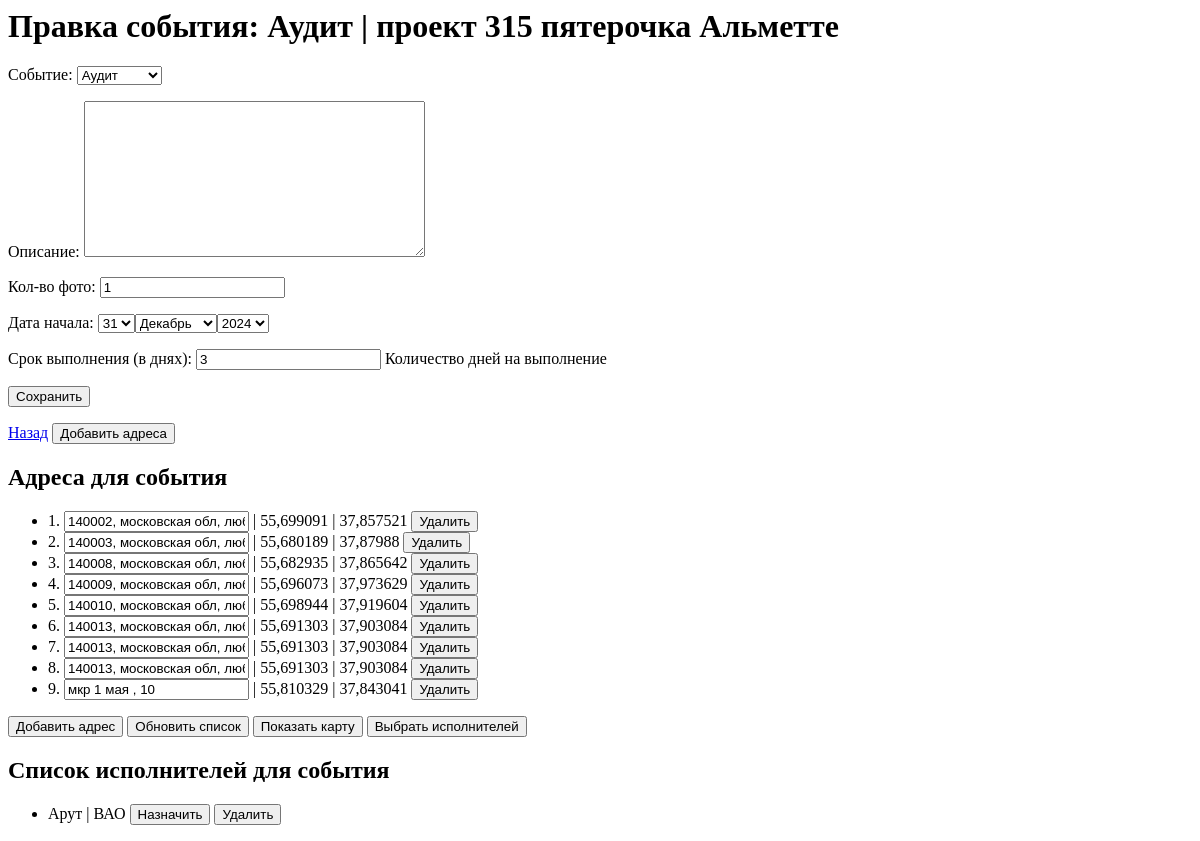
/projects/event/9/edit/, run on an earlier commit of the app's database.
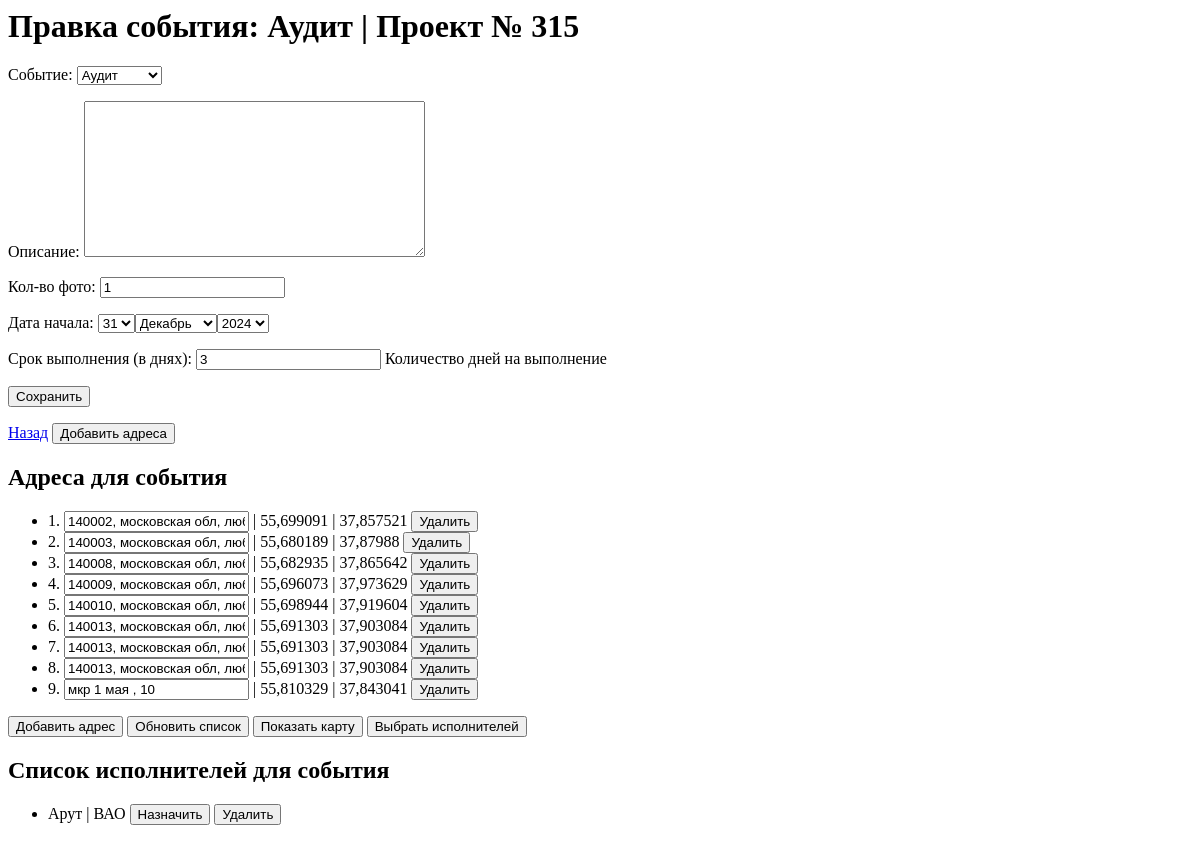
And on a later commit of the database.
### projects/models.py (models this page shows, shortened)
class Event(models.Model):
    EVENT_TYPES = (
        ('montage', 'Монтаж'),
        ('audit', 'Аудит'),
        ('dismantle', 'Демонтаж'),
    )
    project = models.ForeignKey(Project, related_name='events', on_delete=models.CASCADE)
    event_type = models.CharField(choices=EVENT_TYPES, max_length=20)
    description = models.TextField(blank=True)
    photo_count = models.IntegerField()
    event_date = models.DateField()
    duration_days = models.IntegerField(help_text="Количество дней на выполнение")
    assigned_users = models.ManyToManyField(User, blank=True, related_name='events_as_assignee')

class Project(models.Model):
    user = models.ForeignKey(User, on_delete=models.CASCADE)  # Убрали null=True
    name = models.CharField(max_length=255)
    description = models.TextField(blank=True)
    excel_file = models.FileField(upload_to='excel/', null=True, blank=True)
    organization = models.CharField(max_length=255, blank=True, null=True)  # Новое поле
    product = models.CharField(max_length=255, blank=True, null=True)  # Новое поле

class EventAddress(models.Model):
    event = models.ForeignKey(Event, related_name='addresses', on_delete=models.CASCADE)
    name = models.CharField(max_length=255)
    latitude = models.FloatField()
    longitude = models.FloatField()
    order = models.PositiveIntegerField(default=0)  # Добавляем поле для сортировки
    class Meta:
        ordering = ['order']

### rct/models.py (models this page shows)
class ExecutorProfile(models.Model):
    user = models.OneToOneField(User, on_delete=models.CASCADE)
    name = models.CharField(max_length=255, blank=True)
    phone_number = models.CharField(max_length=15, blank=True)
    start_address = models.CharField(max_length=255)
    district_choices = [
        ('САО', 'САО'),
        ('ВАО', 'ВАО'),
        ('ЮАО', 'ЮАО'),
        ('ЗАО', 'ЗАО'),
    ]
    district = models.CharField(max_length=3, choices=district_choices)
    api_key = models.CharField(max_length=255, blank=True)

### projects/views.py (the view)
# urls.py: path('event/<int:event_id>/edit/', views.edit_event, name='edit_event'),
def edit_event(request, event_id):
    event = get_object_or_404(Event, pk=event_id)
    project = event.project
    if request.method == 'POST':
        form = EventForm(request.POST, instance=event)
        if form.is_valid():
            form.save()
            return redirect('edit_project', project_id=project.id)
    else:
        form = EventForm(instance=event)
    project_addresses = project.addresses.all()
    executor_group = Group.objects.get(name='Исполнитель')
    executors = User.objects.filter(groups=executor_group).prefetch_related('executorprofile')
    return render(request, 'projects/edit_event.html', {
        'form': form,
        'project': project,
        'event': event,
        'project_addresses': project_addresses,
        'executors': executors,  # Передаем исполнителей в шаблон
    })

### projects/forms.py
class EventForm(forms.ModelForm):
    class Meta:
        model = Event
        fields = ['event_type', 'description', 'photo_count', 'event_date', 'duration_days']
        labels = {
            'event_type': 'Событие',
            'description': 'Описание',
            'photo_count': 'Кол-во фото',
            'event_date': 'Дата начала',
            'duration_days': 'Срок выполнения (в днях)',
        }
        widgets = {
            'event_date': forms.SelectDateWidget(),
        }

### projects/templates/projects/edit_event.html (shortened to what this page needs)
<html>
<head>
    {% load static %}
    <link rel="stylesheet" type="text/css" href="{% static 'projects/yandex-map-modal.css' %}">
    <link rel="stylesheet" href="//code.jquery.com/ui/1.12.1/themes/base/jquery-ui.css">
</head>
<body>
    <h1>Правка события: {{ event.get_event_type_display }} | {{ project.name }}</h1>
    <form method="POST">
        {{ form.as_p }}
        <button type="submit">Сохранить</button>
    </form>
    <a href="{% url 'edit_project' project.id %}">Назад</a>
    <button type="button" id="copy-addresses-btn">Добавить адреса</button>
    <h2>Адреса для события</h2>
    <ul id="event-addresses-list">
        {% for address in event.addresses.all %}
        <li data-id="{{ address.id }}">
            <span class="address-number">{{ forloop.counter }}.</span>
            <input class="address-name" value="{{ address.name }}" data-id="{{ address.id }}"> |
            <span class="latitude">{{ address.latitude }}</span> |
            <span class="longitude">{{ address.longitude }}</span>
            <button class="delete-address-btn" data-id="{{ address.id }}">Удалить</button>
        </li>
        {% empty %}
        <li>Нет адресов.</li>
        {% endfor %}
    </ul>
    <button type="button" id="add-address-btn">Добавить адрес</button>
    <button type="button" id="update-addresses-btn">Обновить список</button>
    <button type="button" id="show-map-btn">Показать карту</button>
    <button type="button" id="select-executors-btn">Выбрать исполнителей</button>
    <h2>Список исполнителей для события</h2>
    <ul id="event-executors-list">
        {% for user in event.assigned_users.all %}
            {% with user.executorprofile as profile %}
            <li data-id="{{ profile.user.id }}">
                <span class="user-name">{{ profile.name|default:user.email }}</span>
                {% if profile.district %} | <span class="district">{{ profile.district }}</span>{% endif %}
                <button class="assign-btn" data-id="{{ profile.user.id }}">Назначить</button>
                <button class="delete-executor-btn" data-id="{{ profile.user.id }}">Удалить</button>
            </li>
            {% endwith %}
        {% empty %}
            <li>Нет исполнителей.</li>
        {% endfor %}
    </ul>
</body>
</html>

What changed in the data, as far as the page shows it:
changed Project: name "проект 315 пятерочка Альметте" → "Проект № 315"
